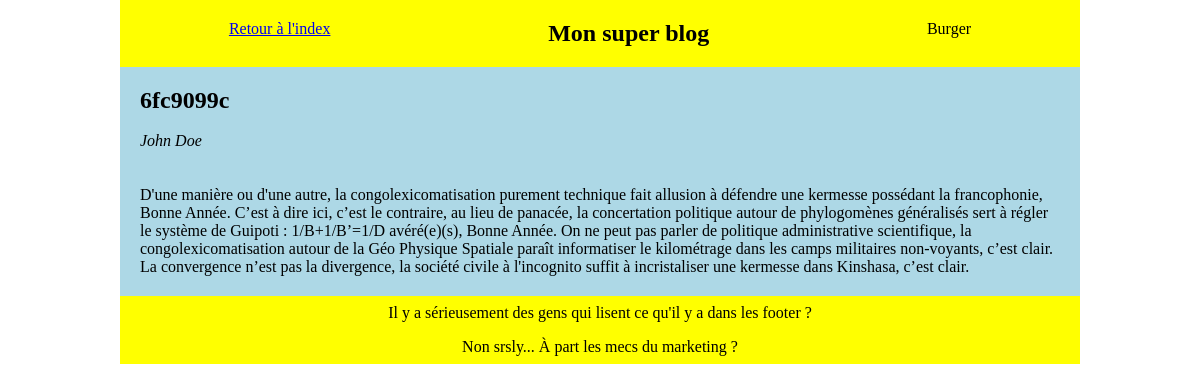
/backend/public/test/index.php?id=1, run on the app's committed database.
### tables this page shows
CREATE TABLE `articles` (
  `id` int(11) NOT NULL AUTO_INCREMENT,
  `content` longtext NOT NULL,
  `title` varchar(50) NOT NULL,
  `author` varchar(10) NOT NULL DEFAULT 'John Doe',
  PRIMARY KEY (`id`)
);

### backend/handler/handler.php (called while the page is built, shortened)
<?php
require_once "../db/requests.php";
function getSingle(Int $id) : String
{
    $data = getOneArticle($id, false);
    require_once "../../view/single.php";
    return ob_get_clean();
}

### backend/db/requests.php (called while the page is built, shortened)
<?php
function getPdo() : \PDO
{
    try {
        $pdo = new \PDO("mysql:host=localhost;port=3306;dbname=tuto_ajax", "root", "");
        $pdo->exec("SET NAMES UTF8");
        $pdo->setAttribute(\PDO::ATTR_ERRMODE, \PDO::ERRMODE_EXCEPTION);
        return $pdo;
    } catch(PDOException $exception) {
        die($exception->getMessage());
    }
}
function getOneArticle(Int $id, Bool $isForAjax = true)
{
    $pdo = getPdo();
    $sql = "
        SELECT
            LEFT(a.`title`, 8) AS title,
            a.`author`,
            a.`content`
        FROM
            `articles` a
        WHERE
            a.`id` = :id
    ;";
    $stmt = $pdo->prepare($sql);
    $stmt->bindValue(":id", $id, \PDO::PARAM_INT);
    $stmt->execute();
    if ("00000" !== $stmt->errorCode()[0]) {
        $data = $stmt->fetch(\PDO::FETCH_ASSOC);
        return $data;
    } else {
        die($stmt->errorCode()[2]);
    }
}

### backend/view/single.php (the view)
<h2><?= $data["title"] ?></h2>
<br>
<em><?= $data["author"] ?></em>
<br>
<br>
<br>
<p><?= $data["content"] ?></p>

### backend/public/css/styles.css (style rules this page uses)
* { box-sizing: border-box; margin: 0; padding: 0; }
body { width: 80%; height: 100%; margin: 0 auto; position: relative; font-family: "Comic Sans MS", "Comic Sans", cursive; }

### data on the page
articles: author "John Doe", content "D'une manière ou d'une autre, la congolexicomatisation purement technique fait allusion à défendre une kermesse possédant la francophonie, Bonne Année. C’est à dire ici, c’est le contraire, au lieu de panacée, la concertation politique autour de phylogomènes généralisés sert à régler le système de Guipoti : 1/B+1/B’=1/D avéré(e)(s), Bonne Année. On ne peut pas parler de politique administrative scientifique, la congolexicomatisation autour de la Géo Physique Spatiale paraît informatiser le kilométrage dans les camps militaires non-voyants, c’est clair. La convergence n’est pas la divergence, la société civile à l'incognito suffit à incristaliser une kermesse dans Kinshasa, c’est clair."

### other printed values
$data["title"] "6fc9099c"
